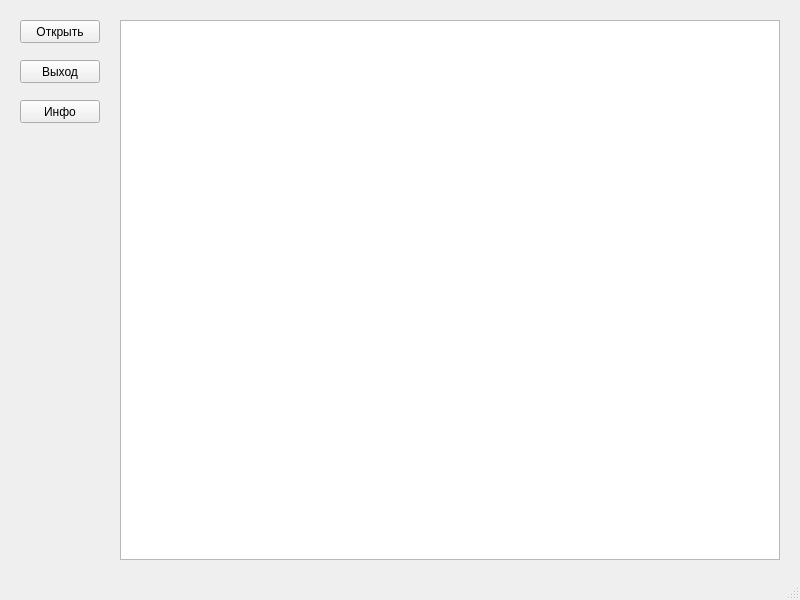
<?xml version="1.0" encoding="UTF-8"?>
<ui version="4.0">
 <class>MainWindow</class>
 <widget class="QMainWindow" name="MainWindow">
  <property name="geometry">
   <rect>
    <x>0</x>
    <y>0</y>
    <width>800</width>
    <height>600</height>
   </rect>
  </property>
  <property name="windowTitle">
   <string>MainWindow</string>
  </property>
  <widget class="QWidget" name="centralwidget">
   <widget class="QPushButton" name="pushButton_Open">
    <property name="geometry">
     <rect>
      <x>20</x>
      <y>20</y>
      <width>80</width>
      <height>23</height>
     </rect>
    </property>
    <property name="text">
     <string>Открыть</string>
    </property>
   </widget>
   <widget class="QPushButton" name="pushButton_Exit">
    <property name="geometry">
     <rect>
      <x>20</x>
      <y>60</y>
      <width>80</width>
      <height>23</height>
     </rect>
    </property>
    <property name="text">
     <string>Выход</string>
    </property>
   </widget>
   <widget class="QPushButton" name="pushButton_About">
    <property name="geometry">
     <rect>
      <x>20</x>
      <y>100</y>
      <width>80</width>
      <height>23</height>
     </rect>
    </property>
    <property name="text">
     <string>Инфо</string>
    </property>
   </widget>
   <widget class="QTextBrowser" name="textBrowser">
    <property name="geometry">
     <rect>
      <x>120</x>
      <y>20</y>
      <width>660</width>
      <height>540</height>
     </rect>
    </property>
   </widget>
  </widget>
  <widget class="QMenuBar" name="menubar">
   <property name="geometry">
    <rect>
     <x>0</x>
     <y>0</y>
     <width>800</width>
     <height>20</height>
    </rect>
   </property>
  </widget>
  <widget class="QStatusBar" name="statusbar"/>
 </widget>
 <resources/>
 <connections/>
</ui>
